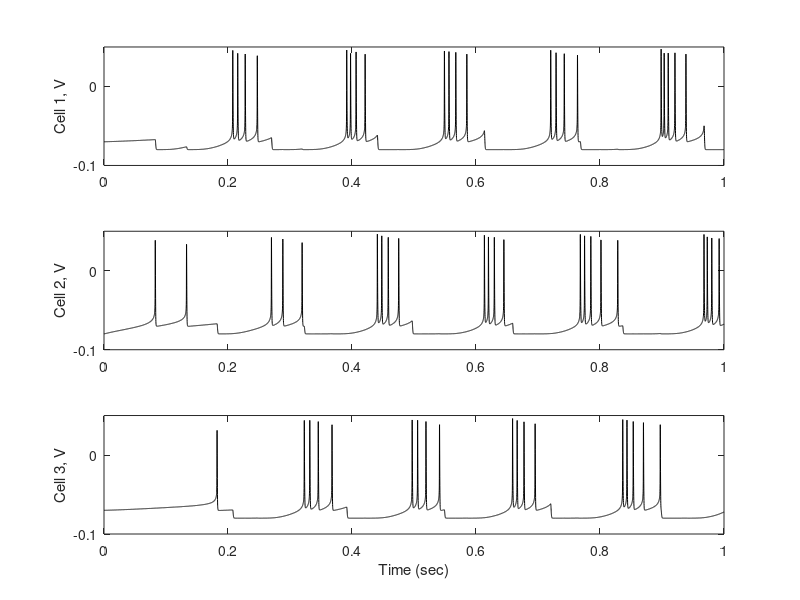

Recreate this plot in MATLAB.
% This file is used for Reference for conductance based spiking.
% three_coupledPIR.m 
% A model of a central pattern generator by coupling together three neurons 
% with inhibitory synaptic connections. 
%
% Each model neuron contains a T-type Calcium current to generate a
% post-inhibitory rebound as a models of thalamic relay cells.
%
% The model is based on the paper by Wang and Rinzel.
%
% This code was used to produce Figure 5.9B in the textbook
% An Introductory Course in Computational Neuroscience 
% by Paul Miller (Brandeis University, 2017)
%
%%%%%%%%%%%%%%%%%%%%%%%%%%%%%%%%%%%%%%%%%%%%%%%%%%%%%%%%%%%%%%%%%%%%%%%%%%%
%
% This 3-cell model is written without using 3-row matrices for variables, 
% which means that each cell has a separate variable name for each of its
% variables. This means the code is lengthier than necessary, but does not
% impact its memory or runtime.
%
% Parameters have a single name, as they are identical across cells.
%
clear;              % clear all variables and parameters from memory
dt = 0.0001;        % time step in sec
tmax=1;             % total simulation time in sec
t=0:dt:tmax;        % vector of time points

E_L = -0.070;   % leak reversal potential
E_Na = 0.055;   % reversal for sodium channels
E_K = -0.090;   % reversal for potassium channels
E_Ca = 0.120    % reversal potential for Ca current
E_Syn = -0.080  % reversal potential of inhibitory synapse
Vspike = 0.0    % voltage at which synapse is activated

g_L = 0.2e-6;       % specific leak conductance in Siemens per mm-square
g_Na = 0.5e-3;      % specific sodium conductance (Siemens per mm-square)
g_K = 0.1e-3;       % specific potassium conductance (Siemens per mm-square)
g_CaT = 12e-6;      % T-type calcium conductance (Siemens per mm-square)
g_syn21 = 120e-6    % synaptic conductance from cell 2 to 1
g_syn32 = 120e-6    % synaptic conductance from cell 3 to 2
g_syn13 = 120e-6    % synaptic conductance from cell 1 to 3
tau_syn = 0.005     % synaptic time constant (sec)
cm = 10e-9;         % specific membrane capacitance in Farads per mm-square

t=0:dt:tmax;    % time vector

%% Begin with variables for cell 1
V1=zeros(size(t)); % voltage vector
V1(1) = E_L;    % set the inititial value of voltage     

I1_L= zeros(size(t));
I1_Na= zeros(size(t));
I1_K= zeros(size(t));
I1_CaT = zeros(size(t));
    
n1=zeros(size(t));   % n: potassium activation gating variable
n1(1) = 0.0;         % start off at zero
m1=zeros(size(t));   % m: sodium activation gating variable
m1(1) = 0.0;         % start off at zero
h1=zeros(size(t));   % h: sodim inactivation gating variplot(t,V)able
h1(1) = 0.5;         % start off at zero

mca1=zeros(size(t)); % CaT current activation gating variable
mca1(1) = 0.0;          
hca1=zeros(size(t)); % CaT current inactivation gating variable
hca1(1) = 0.0;

I1tot=zeros(size(t)); % to store the total current

%% Repeat with variables for cell 2
V2=zeros(size(t)); % voltage vector
V2(1) = E_Syn;    % set the inititial value of voltage

I2_L= zeros(size(t));
I2_Na= zeros(size(t));
I2_K= zeros(size(t));
I2_CaT = zeros(size(t));

n2=zeros(size(t));   % n: potassium activation gating variable
n2(1) = 0.0;         % start off at zero
m2=zeros(size(t));   % m: sodium activation gating variable
m2(1) = 0.0;         % start off at zero
h2=zeros(size(t));   % h: sodim inactivation gating variplot(t,V)able
h2(1) = 1.0;         % start off at zero

mca2=zeros(size(t)); % CaT current activation gating variable
mca2(1) = 0.0;          
hca2=zeros(size(t)); % CaT current inactivation gating variable
hca2(1) = 0.0;

I2tot=zeros(size(t));   % in case we want to plot and look at the total current

%% Repeat again with variables for cell 3
V3=zeros(size(t)); % voltage vector
V3(1) = E_L;    % set the inititial value of voltage     

I3_L= zeros(size(t));
I3_Na= zeros(size(t));
I3_K= zeros(size(t));
I3_CaT = zeros(size(t));
  
n3=zeros(size(t));   % n: potassium activation gating variable
n3(1) = 0.0;         % start off at zero
m3=zeros(size(t));   % m: sodium activation gating variable
m3(1) = 0.0;         % start off at zero
h3=zeros(size(t));   % h: sodim inactivation gating variplot(t,V)able
h3(1) = 0.0;         % start off at zero

mca3=zeros(size(t)); % CaT current activation gating variable
mca3(1) = 0.0;          
hca3=zeros(size(t)); % CaT current inactivation gating variable
hca3(1) = 0.0;
    
I3tot=zeros(size(t));   % in case we want to plot and look at the total current

%% Initialize synaptic variables
syn1=zeros(size(t));    % synaptic gating variable from spikes in cell 1
syn2=zeros(size(t));    % synaptic gating variable from spikes in cell 2
syn3=zeros(size(t));    % synaptic gating variable from spikes in cell 2
spikes1 = zeros(size(t));   % to store spikes of cell 1
spikes2 = zeros(size(t));   % to store spikes of cell 2
spikes3 = zeros(size(t));   % to store spikes of cell 3
spike1now = 0;              % becomes 1 when cell 1 is spiking
spike2now = 0;              % becomes 1 when cell 2 is spiking
spike3now = 0;              % becomes 1 when cell 3 is spiking

% nspikewidth is number of time-points to update conductance following a
% spike
nspikewidth = round(tau_syn*10/dt);

%% Now loop through time to simulate the system
for i = 2:length(t); % now see how things change through time

    %% Calculate currents and voltage for cell 1 first
    I1_L(i-1) = g_L*(E_L-V1(i-1));
    
    % synaptic input to cell 1 depends on syn2 arising from cell 2's spikes
    % and on V1, its own membrane potential
    I1syn(i-1) = g_syn21*syn2(i-1)*(E_Syn-V1(i-1));
    
    Vm = V1(i-1)*1000; % converts voltages to mV as needed in the equations on p.224 of Dayan/Abbott
    
    % Sodium and potassium gating variables are defined by the
    % voltage-dependent transition rates between states, labeled alpha and
    % beta. Written out from Dayan/Abbott, units are 1/ms.  
    if ( Vm == -35 ) 
        alpha_m = 1;
    else 
        alpha_m = 0.1*(Vm+35)/(1-exp(-0.1*(Vm+35)));
    end
    beta_m = 4*exp(-(Vm+60)/18);

    alpha_h = 0.35*exp(-0.05*(Vm+58));
    beta_h = 5/(1+exp(-0.1*(Vm+28)));
    
    if ( Vm == -34 ) 
       alpha_n = 0.05/0.1;
    else
        alpha_n = 0.05*(Vm+34)/(1-exp(-0.1*(Vm+34)));
    end
    beta_n = 0.625*exp(-0.0125*(Vm+44));
     
    % From the alpha and beta for each gating variable we find the steady
    % state values (_inf) and the time constants (tau_) for each m,h and n.
    
    m_inf = alpha_m/(alpha_m+beta_m);
    
    tau_h = 1e-3/(alpha_h+beta_h);      % time constant converted from ms to sec
    h_inf = alpha_h/(alpha_h+beta_h);
    
    tau_n = 1e-3/(alpha_n+beta_n);      % time constant converted from ms to sec
    n_inf = alpha_n/(alpha_n+beta_n);   
    
    % for the Ca_T current gating variables are given by formulae for the 
    % steady states and time constants:
    
    mca_inf = 1/(1+exp(-(Vm+52)/7.4));

    hca_inf = 1/(1+exp((Vm+76)/2));
    if ( Vm < -80 ) 
        tau_hca = 1e-3*exp((Vm+467)/66.6);
    else
        tau_hca = 24e-3+1e-3*119/(1+exp((Vm+70)/3));
    end
    
    % Update all variables with the Exponential Euler method
    m1(i) = m_inf;    % Update m, assuming time constant is neglible. 
    h1(i) = h_inf - (h_inf-h1(i-1))*exp(-dt/tau_h);    % Update h
    n1(i) = n_inf - (n_inf-n1(i-1))*exp(-dt/tau_n);    % Update n
    mca1(i) = mca_inf;
    hca1(i) = hca_inf - (hca_inf-hca1(i-1))*exp(-dt/tau_hca);
    
    g_Na_now = g_Na*m1(i)*m1(i)*m1(i)*h1(i);
    I1_Na(i-1) = g_Na_now*(E_Na-V1(i-1)); % total sodium current
    
    g_K_now = g_K*n1(i)*n1(i)*n1(i)*n1(i);
    I1_K(i-1) = g_K_now*(E_K-V1(i-1)); % total potassium current
    
    g_CaT_now = g_CaT*mca1(i)*mca1(i)*hca1(i);
    I_CaT(i-1) = g_CaT_now*(E_Ca-V1(i-1)); % Calcium T-type current
    
    
    I1tot(i-1) = I1_L(i-1)+I1_Na(i-1)+I1_K(i-1) ... % total current is sum of leak + active  
                +I1_CaT(i-1) + I1syn(i-1);           % + synaptic + applied current
     
    g_Tot = g_L+g_Na_now+g_K_now+g_CaT_now+g_syn21*syn2(i-1);
    V_inf = (g_L*E_L + g_Na_now*E_Na + g_K_now*E_K  + ...
            g_CaT_now*E_Ca + g_syn21*syn2(i-1)*E_Syn )/g_Tot;
                   
    V1(i) = V_inf - (V_inf-V1(i-1))*exp(-dt*g_Tot/cm);  % Update the membrane potential, V.

    %% Calculate currents and voltage for cell 2 next
    I2_L(i-1) = g_L*(E_L-V2(i-1));
    
    % synaptic input to cell 2 depends on syn3 arising from cell 3's spikes
    % and on V2, its own membrane potential
    I2syn(i-1) = g_syn32*syn3(i-1)*(E_Syn-V2(i-1));
    
    Vm = V2(i-1)*1000; % converts voltages to mV as needed in the equations on p.224 of Dayan/Abbott
    
    % Sodium and potassium gating variables are defined by the
    % voltage-dependent transition rates between states, labeled alpha and
    % beta. Written out from Dayan/Abbott, units are 1/ms.  
    
    if ( Vm == -35 ) 
        alpha_m = 1;
    else 
        alpha_m = 0.1*(Vm+35)/(1-exp(-0.1*(Vm+35)));
    end
    beta_m = 4*exp(-(Vm+60)/18);

    alpha_h = 0.35*exp(-0.05*(Vm+58));
    beta_h = 5/(1+exp(-0.1*(Vm+28)));
    
    if ( Vm == -34 ) 
       alpha_n = 0.05/0.1;
    else
        alpha_n = 0.05*(Vm+34)/(1-exp(-0.1*(Vm+34)));
    end
    beta_n = 0.625*exp(-0.0125*(Vm+44));
     
    % From the alpha and beta for each gating variable we find the steady
    % state values (_inf) and the time constants (tau_) for each m,h and n.
    
    m_inf = alpha_m/(alpha_m+beta_m);
    
    tau_h = 1e-3/(alpha_h+beta_h);      % time constant converted from ms to sec
    h_inf = alpha_h/(alpha_h+beta_h);
    
    tau_n = 1e-3/(alpha_n+beta_n);      % time constant converted from ms to sec
    n_inf = alpha_n/(alpha_n+beta_n);   
    
    % for the Ca_T current gating variables are given by formulae for the 
    % steady states and time constants:
    
    mca_inf = 1/(1+exp(-(Vm+52)/7.4));

    hca_inf = 1/(1+exp((Vm+76)/2));
    if ( Vm < -80 ) 
        tau_hca = 1e-3*exp((Vm+467)/66.6);
    else
        tau_hca = 24e-3+1e-3*119/(1+exp((Vm+70)/3));
    end
    
    % Update all variables with the Exponential Euler method
    m2(i) = m_inf;    % Update m, assuming time constant is neglible.    
    h2(i) = h_inf - (h_inf-h2(i-1))*exp(-dt/tau_h);    % Update h
    n2(i) = n_inf - (n_inf-n2(i-1))*exp(-dt/tau_n);    % Update n
    mca2(i) = mca_inf;
    hca2(i) = hca_inf - (hca_inf-hca2(i-1))*exp(-dt/tau_hca);
    
    g_Na_now = g_Na*m2(i)*m2(i)*m2(i)*h2(i);
    I2_Na(i-1) = g_Na_now*(E_Na-V2(i-1)); % total sodium current
    
    g_K_now = g_K*n2(i)*n2(i)*n2(i)*n2(i);
    I2_K(i-1) = g_K_now*(E_K-V2(i-1)); % total potassium current
    
    g_CaT_now = g_CaT*mca2(i)*mca2(i)*hca2(i);
    I2_CaT(i-1) = g_CaT_now*(E_Ca-V2(i-1)); % Calcium T-type current
    
    
    I2tot(i-1) = I2_L(i-1)+I2_Na(i-1)+I2_K(i-1) ...% total current is sum of synaptic 
        +I2_CaT(i-1) + I2syn(i-1) ;  % + leak + active channels + applied current
     
    g_Tot = g_L+g_Na_now+g_K_now+g_CaT_now+g_syn32*syn3(i-1);
    V_inf = (g_L*E_L + g_Na_now*E_Na + g_K_now*E_K  + ...
            g_CaT_now*E_Ca + g_syn32*syn3(i-1)*E_Syn )/g_Tot;
                   
    V2(i) = V_inf - (V_inf-V2(i-1))*exp(-dt*g_Tot/cm);  % Update the membrane potential, V.

    %% Calculate currents and voltage for cell 3 next
    I3_L(i-1) = g_L*(E_L-V3(i-1));
    
    % synaptic input to cell 3 depends on syn1 arising from cell 1's spikes
    % and on V3, its own membrane potential
    I3syn(i-1) = g_syn13*syn1(i-1)*(E_Syn-V3(i-1));
    
    Vm = V3(i-1)*1000; % converts voltages to mV as needed in the equations on p.224 of Dayan/Abbott
    
    % Sodium and potassium gating variables are defined by the
    % voltage-dependent transition rates between states, labeled alpha and
    % beta. Written out from Dayan/Abbott, units are 1/ms.  
    
    if ( Vm == -35 ) 
        alpha_m = 1;
    else 
        alpha_m = 0.1*(Vm+35)/(1-exp(-0.1*(Vm+35)));
    end
    beta_m = 4*exp(-(Vm+60)/18);

    alpha_h = 0.35*exp(-0.05*(Vm+58));
    beta_h = 5/(1+exp(-0.1*(Vm+28)));
    
    if ( Vm == -34 ) 
       alpha_n = 0.05/0.1;
    else
        alpha_n = 0.05*(Vm+34)/(1-exp(-0.1*(Vm+34)));
    end
    beta_n = 0.625*exp(-0.0125*(Vm+44));
     
    % From the alpha and beta for each gating variable we find the steady
    % state values (_inf) and the time constants (tau_) for each m,h and n.
    
    m_inf = alpha_m/(alpha_m+beta_m);
    
    tau_h = 1e-3/(alpha_h+beta_h);      % time constant converted from ms to sec
    h_inf = alpha_h/(alpha_h+beta_h);
    
    tau_n = 1e-3/(alpha_n+beta_n);      % time constant converted from ms to sec
    n_inf = alpha_n/(alpha_n+beta_n);   
    
    % for the Ca_T current gating variables are given by formulae for the 
    % steady states and time constants:
    
    mca_inf = 1/(1+exp(-(Vm+52)/7.4));

    hca_inf = 1/(1+exp((Vm+76)/2));
    if ( Vm < -80 ) 
        tau_hca = 1e-3*exp((Vm+467)/66.6);
    else
        tau_hca = 24e-3+1e-3*119/(1+exp((Vm+70)/3));
    end
    
    % Update all variables with the Exponential Euler method
    m3(i) = m_inf;    % Update m, assuming time constant is neglible.
    h3(i) = h_inf - (h_inf-h3(i-1))*exp(-dt/tau_h);    % Update h    
    n3(i) = n_inf - (n_inf-n3(i-1))*exp(-dt/tau_n);    % Update n    
    mca3(i) = mca_inf;
    hca3(i) = hca_inf - (hca_inf-hca3(i-1))*exp(-dt/tau_hca);
    
    g_Na_now = g_Na*m3(i)*m3(i)*m3(i)*h3(i);
    I3_Na(i-1) = g_Na_now*(E_Na-V3(i-1)); % total sodium current
    
    g_K_now = g_K*n3(i)*n3(i)*n3(i)*n3(i);
    I3_K(i-1) = g_K_now*(E_K-V3(i-1)); % total potassium current
    
    g_CaT_now = g_CaT*mca3(i)*mca3(i)*hca3(i);
    I3_CaT(i-1) = g_CaT_now*(E_Ca-V3(i-1)); % Calcium T-type current
     
    I3tot(i-1) = I3_L(i-1)+I3_Na(i-1)+I3_K(i-1) ...% total current is sum of synaptic 
        +I3_CaT(i-1) + I3syn(i-1);  % + leak + active channels + applied current
     
    g_Tot = g_L+g_Na_now+g_K_now+g_CaT_now+g_syn13*syn1(i-1);
    V_inf = (g_L*E_L + g_Na_now*E_Na + g_K_now*E_K  + ...
            g_CaT_now*E_Ca + g_syn13*syn1(i-1)*E_Syn)/g_Tot;
                   
    V3(i) = V_inf - (V_inf-V3(i-1))*exp(-dt*g_Tot/cm);  % Update the membrane potential, V.

    % Now check for spikes and update synaptic gating variables
    if ( V1(i) > Vspike ) && (spike1now == 0 ) 
        spike1now = 1;
        spikes1(i) = 1;
        for j = 0:nspikewidth
            if i+j <= length(syn1) 
                syn1(i+j) = syn1(i+j) + dt*j/tau_syn*exp(-dt*j/tau_syn);
            end
        end
    end
    if ( V1(i) < Vspike - 0.010 ) 
        spike1now = 0;
    end
    
    if ( V2(i) > Vspike ) && (spike2now == 0 ) 
        spike2now = 1;
        spikes2(i) = 1;
        for j = 0:nspikewidth
            if i+j <= length(syn1) 
                syn2(i+j) = syn2(i+j) + dt*j/tau_syn*exp(-dt*j/tau_syn);
            end
        end
    end
    if ( V2(i) < Vspike - 0.010 ) 
        spike2now = 0;
    end
    
    if ( V3(i) > Vspike ) && (spike3now == 0 ) 
        spike3now = 1;
        spikes3(i) = 1;
        for j = 0:nspikewidth
            if i+j <= length(syn1) 
                syn3(i+j) = syn3(i+j) + dt*j/tau_syn*exp(-dt*j/tau_syn);
            end
        end
    end
    if ( V3(i) < Vspike - 0.010 ) 
        spike3now = 0;
    end
    
end

%% Finally plot the figures
figure(1)
clf
subplot(3,1,1)              % uppermost of 3 panels
plot(t,V1,'k')
ylabel('Cell 1, V')
axis([0 1 -0.1 0.05])
set(gca,'YTick',[-0.1 0])

subplot(3,1,2)              % central of 3 panels
plot(t,V2,'k')
ylabel('Cell 2, V')
axis([0 1 -0.1 0.05])
set(gca,'YTick',[-0.1 0])

subplot(3,1,3)              % lowermost of 3 panels
plot(t,V3,'k')
ylabel('Cell 3, V')
xlabel('Time (sec)')
axis([0 1 -0.1 0.05])
set(gca,'YTick',[-0.1 0])
   
